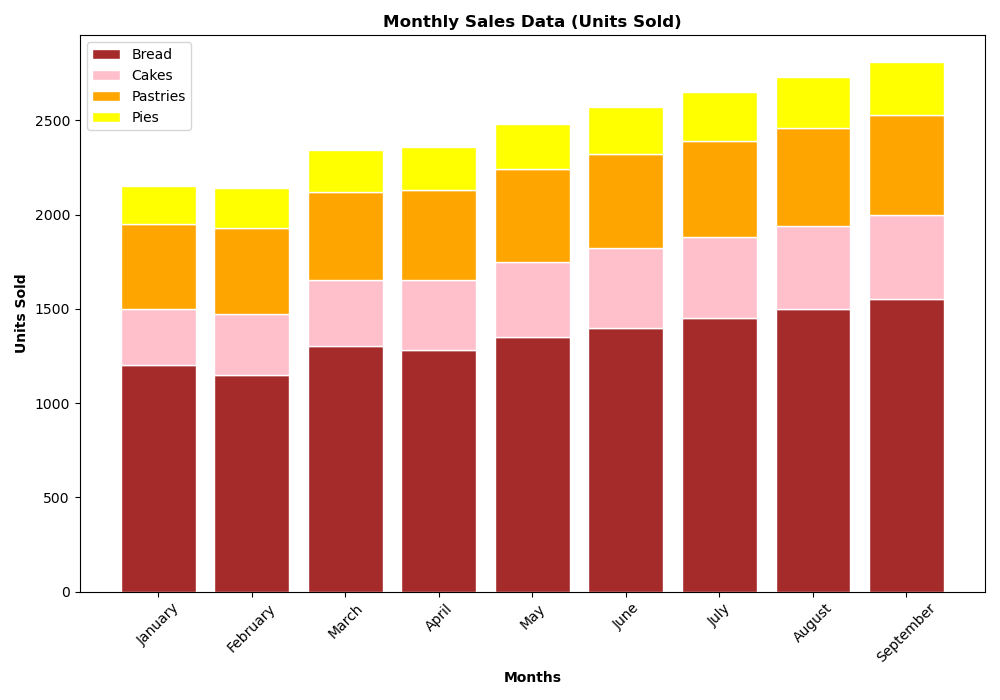

Generate this figure with Python:

import matplotlib.pyplot as plt

# Sample data
data = [
    {'Month': 'January', ' Bread (units)': 1200, ' Cakes (units)': 300, ' Pastries (units)': 450, ' Pies (units)': 200},
    {'Month': 'February', ' Bread (units)': 1150, ' Cakes (units)': 320, ' Pastries (units)': 460, ' Pies (units)': 210},
    {'Month': 'March', ' Bread (units)': 1300, ' Cakes (units)': 350, ' Pastries (units)': 470, ' Pies (units)': 220},
    {'Month': 'April', ' Bread (units)': 1280, ' Cakes (units)': 370, ' Pastries (units)': 480, ' Pies (units)': 230},
    {'Month': 'May', ' Bread (units)': 1350, ' Cakes (units)': 400, ' Pastries (units)': 490, ' Pies (units)': 240},
    {'Month': 'June', ' Bread (units)': 1400, ' Cakes (units)': 420, ' Pastries (units)': 500, ' Pies (units)': 250},
    {'Month': 'July', ' Bread (units)': 1450, ' Cakes (units)': 430, ' Pastries (units)': 510, ' Pies (units)': 260},
    {'Month': 'August', ' Bread (units)': 1500, ' Cakes (units)': 440, ' Pastries (units)': 520, ' Pies (units)': 270},
    {'Month': 'September', ' Bread (units)': 1550, ' Cakes (units)': 450, ' Pastries (units)': 530, ' Pies (units)': 280}
]

# Extracting data
months = [item['Month'] for item in data]
bread_units = [item[' Bread (units)'] for item in data]
cakes_units = [item[' Cakes (units)'] for item in data]
pastries_units = [item[' Pastries (units)'] for item in data]
pies_units = [item[' Pies (units)'] for item in data]

# Stacking values for the stacked bar chart
bars_bread = bread_units
bars_cakes = [i + j for i, j in zip(bread_units, cakes_units)]
bars_pastries = [i + j for i, j in zip(bars_cakes, pastries_units)]
bars_pies = [i + j for i, j in zip(bars_pastries, pies_units)]

# Create the figure and the bar chart
fig, ax = plt.subplots(figsize=(10, 7))

# Plotting the bars
ax.bar(months, bars_bread, color='brown', edgecolor='white', label='Bread')
ax.bar(months, cakes_units, bottom=bread_units, color='pink', edgecolor='white', label='Cakes')
ax.bar(months, pastries_units, bottom=bars_cakes, color='orange', edgecolor='white', label='Pastries')
ax.bar(months, pies_units, bottom=bars_pastries, color='yellow', edgecolor='white', label='Pies')

# Adding labels and title
ax.set_xlabel('Months', fontweight='bold')
ax.set_ylabel('Units Sold', fontweight='bold')
ax.set_title('Monthly Sales Data (Units Sold)', fontweight='bold')

# Add legend
ax.legend()

# Display the plot
plt.xticks(rotation=45)
plt.tight_layout()
plt.show()
